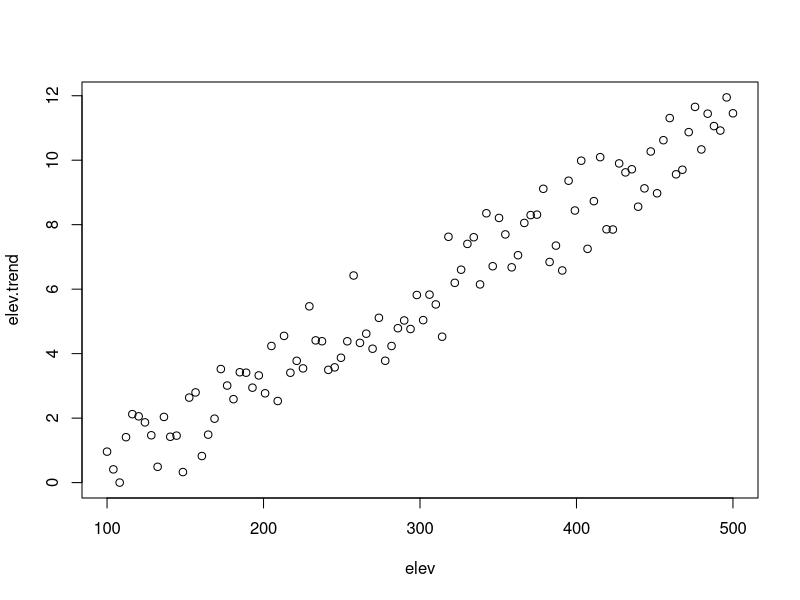
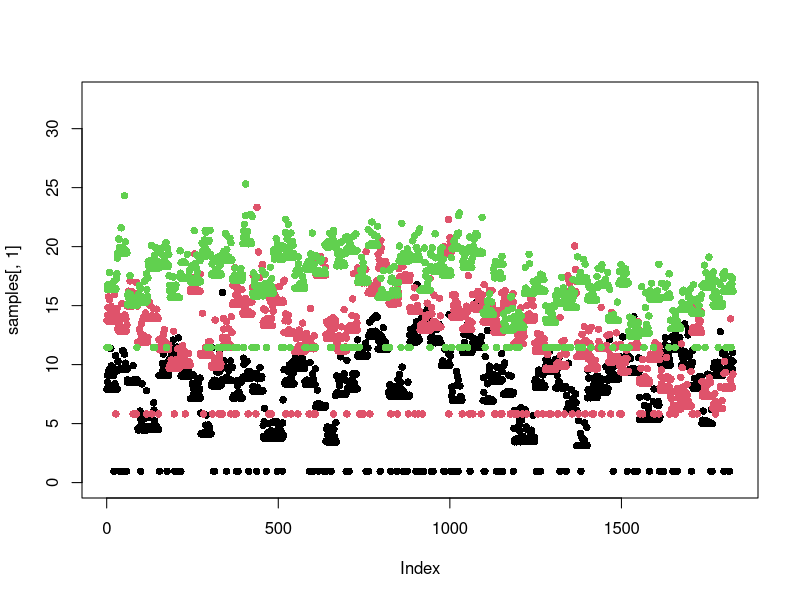
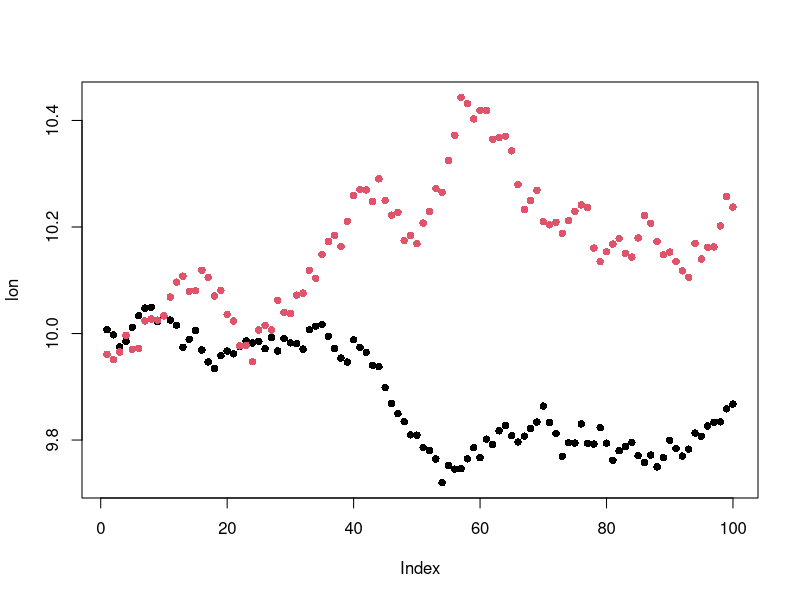
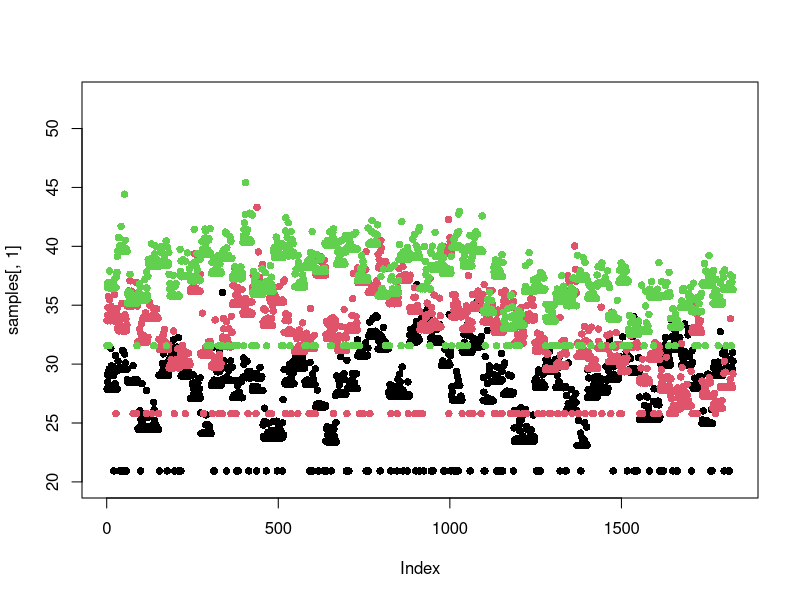

Write R code to recreate these figures, in order. (Note: this script raises an error after producing the figures.)
################################################################################################################################################
## Data simulation                                                                                                                            ##
## For each site, fake daily data are constructed using a mixture of Gamma, GPD and point mass at 0. The data have monthly and annual cycles. ##
## We add an upward trend in elevation and random walks for lon and lat                                                                       ##
################################################################################################################################################

RW = function(N, x0, mu, variance) { # simulates a random walk
  # N: length, x0: initial value, mu: drift
  z = cumsum(rnorm(n=N, mean=0, sd=sqrt(variance)))
  t = 1:N
  x = x0+t*mu+z
  return(x)
}

nsites = 100 # number of sites
nyear = 5 # number of years
samples = NULL

pu = 0.1
p0 = 0.95
probs = c(pu, p0-pu, 1-p0)

sh.gamma = 0.2
sc.gamma = 1.2
sh.gpd = 0.1
sc.gpd = 0.5
th = 1

for(i in 1:nsites){
  set.seed(100*i)
  ## Random generation
  # residuals = rnorm(365 * nyear)
  residuals = rgamma(365 * nyear, shape = sh.gamma, scale = sc.gamma)
  ntime = length(residuals)
  
  components = sample(1:3, prob = probs, size = ntime, replace = TRUE)
  residuals[components == 1] = evd::rgpd(sum(components == 1), loc = th, scale = sc.gpd, shape = sh.gpd)
  residuals[components == 3] = rep(0, sum(components == 3))
  r.residuals = range(residuals)
  # plot(residuals)
  # hist(residuals, freq = F)
  # plot(density(residuals))
  
  ## Add a monthly cycle
  dates = seq.Date(from = as.Date("1990-01-01"), len = ntime, by = 1)
  timestamps = as.POSIXlt(dates)
  
  # monthly.cycle = rnorm(12)
  monthly.cycle = runif(12, r.residuals[1], r.residuals[2])
  month = timestamps$mon + 1
  response = monthly.cycle[month] + residuals
  # plot(dates, response)
  
  ## Add annual cycle
  # annual.cycle = rnorm(nyear)
  annual.cycle = runif(nyear, r.residuals[1], r.residuals[2])
  year = timestamps$year -90 + 1
  response = annual.cycle[year] + response
  # plot(dates, response)
  
  response[components == 3] = rep(0, sum(components == 3))
  
  samples = cbind(samples, response)
}

range(samples)

## Add an upward trend effect for elevation
set.seed(2072020)
elev = seq(100,500,length.out = nsites)
elev.trend = 0.5*elev + rnorm(nsites,0,15)
elev.trend = (max(samples)/2)*(elev.trend - min(elev.trend))/(max(elev.trend) - min(elev.trend))
plot(elev, elev.trend)

for(i in 1:nsites)
  samples[, i] = samples[, i] + elev.trend[i]

plot(samples[,1], pch = 16, ylim = range(samples))
points(samples[,50], pch = 16, col = 2)
points(samples[,100], pch = 16, col = 3)

## Add a smooth effect for longitude and latitude
set.seed(2072020)
lon = RW(nsites, 10, 0, 0.0004)
lat = RW(nsites, 10, 0, 0.0008)

plot(lon, pch = 16, ylim = c(min(lon,lat), max(lon,lat)))
points(lat, pch = 16, col = 2)

for(i in 1:nsites)
  samples[, i] = samples[, i] + lon[i] + lat[i]

plot(samples[,1], pch = 16, ylim = range(samples))
points(samples[,50], pch = 16, col = 2)
points(samples[,100], pch = 16, col = 3)

## Data for mgcv
dat = data.frame("samples"=as.vector(samples),
                 "site"=rep(1:ncol(samples), each= nrow(samples)),
                 "lat"=rep(lat, each= nrow(samples)),
                 "lon"=rep(lon, each= nrow(samples)),
                 "elev"=rep(elev, each= nrow(samples)),
                 "month"=rep(timestamps$mon+1, ncol(samples)),
                 "year"=rep(timestamps$year+1900, ncol(samples)))

save(dat, file = 'Simulation/datasim.Rdata')
